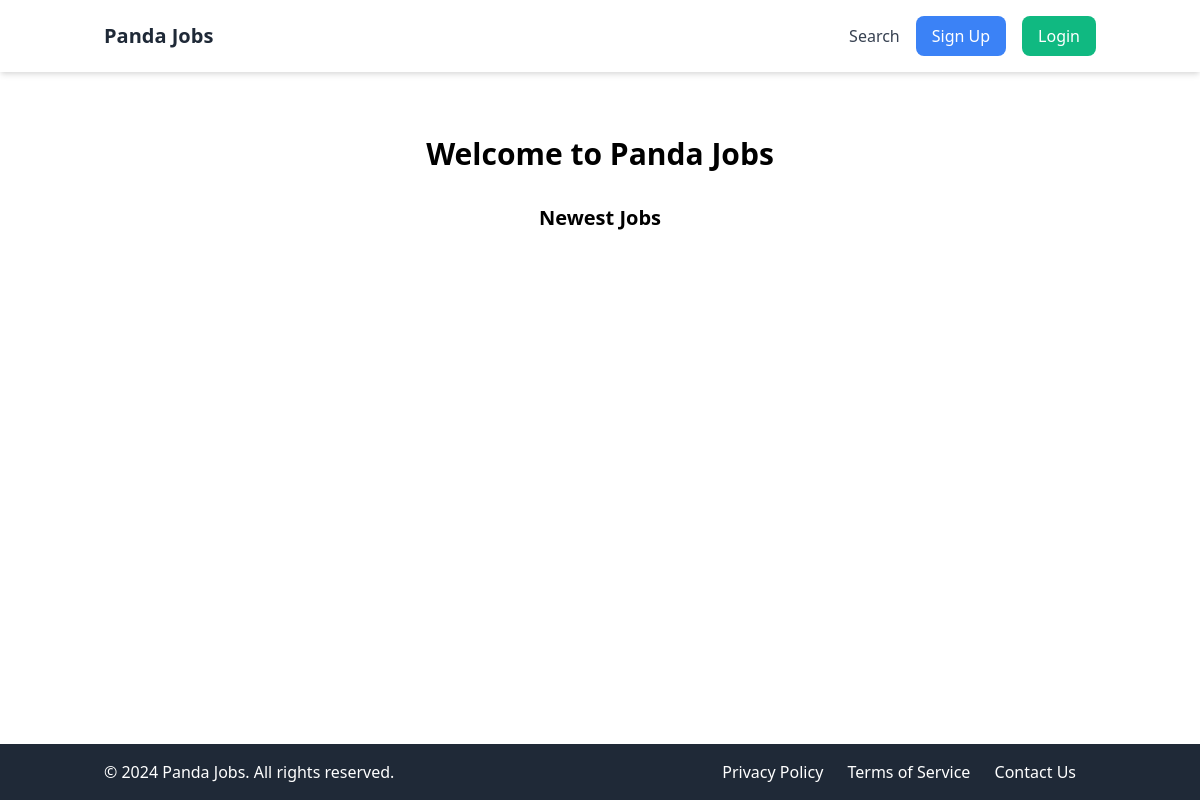
The app's page /, older data.
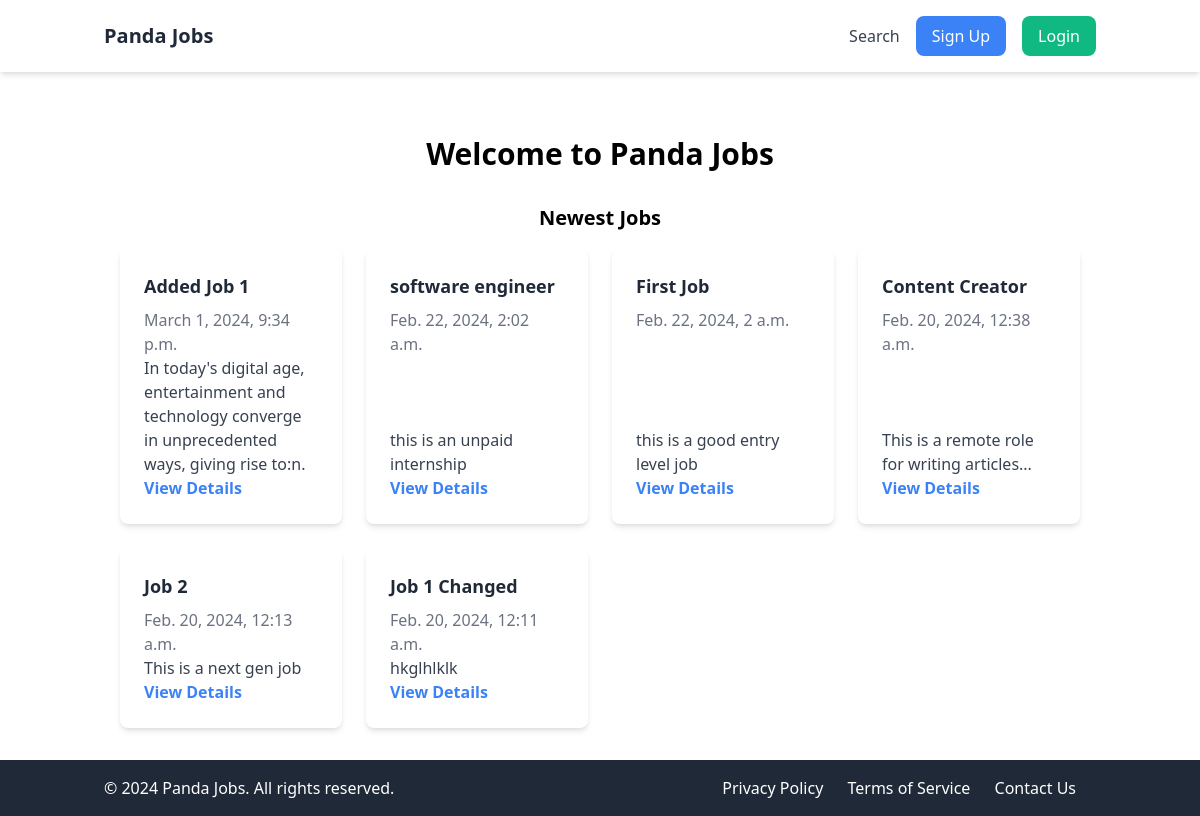
The same page, newer data.
### apps/jobs/models.py (models this page shows, shortened)
class Job(models.Model):
    SIZE_1_9 = 'size_1_9'
    SIZE_10_49 = 'size_10_49'
    SIZE_50_99 = 'size_50_99'
    SIZE_100 = 'size_100'
    SIZE_CHOICES = (
        (SIZE_1_9, '1-9'),
        (SIZE_10_49, '10-49'),
        (SIZE_50_99, '50-99'),
        (SIZE_100, '100+'),
    )
    OPEN = 'open'
    CLOSED = 'closed'
    ARCHIVED = 'archived'
    STATUS_CHOICES = (
        (OPEN, 'Open'),
        (CLOSED, 'Closed'),
        (ARCHIVED, 'Archived'),
    )
    title = models.CharField(max_length=100)
    summary = models.TextField()
    full_description = models.TextField()
    company_name = models.CharField(max_length=100)
    company_location = models.CharField(max_length=100, blank=True, null=True)
    company_size = models.CharField(max_length=20, choices=SIZE_CHOICES, default=SIZE_1_9)
    created_by= models.ForeignKey(User, related_name='jobs', on_delete=models.CASCADE)
    created_at = models.DateTimeField(auto_now_add=True)
    updated_at = models.DateTimeField(auto_now=True)
    status = models.CharField(max_length=20, choices=STATUS_CHOICES, default=OPEN)

### apps/core/views.py (the view)
# urls.py: path('', frontpage, name='frontpage'),
def frontpage(request):
    jobs = Job.objects.filter(status=Job.OPEN).order_by('-created_at')[0:10]
    return render(request, 'frontpage.html', {'jobs':jobs})

### apps/notifications/context_processors.py (called while the page is built)
def notification(request):
    if request.user.is_authenticated:
        return {'notifications': request.user.notifications.filter(is_read=False)}
    else:
        return {'notifications': []}

### apps/core/templates/frontpage.html (shortened to what this page needs)
{% extends 'base.html' %}
{% block content %}
    <div class="container mx-auto px-4">
        <h1 class="text-3xl font-bold text-center my-8">Welcome to Panda Jobs</h1>
        <h2 class="text-xl font-semibold text-center mb-4">Newest Jobs</h2>
        <div class="grid grid-cols-1 sm:grid-cols-2 md:grid-cols-3 lg:grid-cols-4 gap-6">
            {% for job in jobs %}
                <div class="bg-white shadow-md rounded-lg overflow-hidden h-full">
                    <div class="p-6 h-full flex flex-col justify-between">
                        <div>
                            <div class="font-semibold text-lg text-gray-800 mb-2">{{ job.title }}</div>
                            <div class="text-gray-500">{{ job.created_at }}</div>
                        </div>
                        <div>
                            <p class="text-gray-700">{{ job.summary }}</p>
                            <div class="mt-auto">
                                <a href="{% url 'job_detail' job.id %}" class="text-blue-500 font-semibold hover:underline">View Details</a>
                            </div>
                        </div>
                    </div>
                </div>
            {% endfor %}
        </div>
    </div>
{% endblock %}

Row changes from the older to the newer data that the page shows:
now on this page (row edited): Job: title "Added Job 1", created_at "March 1, 2024, 9:34 p.m.", summary "In today's digital age, entertainment and technology converge in unprecedented ways, giving rise to:n."
now on this page (row edited): Job: title "software engineer", created_at "Feb. 22, 2024, 2:02 a.m.", summary "this is an unpaid internship"
now on this page (row edited): Job: title "First Job", created_at "Feb. 22, 2024, 2 a.m.", summary "this is a good entry level job"
now on this page (row edited): Job: title "Content Creator", created_at "Feb. 20, 2024, 12:38 a.m.", summary "This is a remote role for writing articles..."
now on this page (row edited): Job: title "Job 2", created_at "Feb. 20, 2024, 12:13 a.m.", summary "This is a next gen job"
now on this page (row edited): Job: title "Job 1 Changed", created_at "Feb. 20, 2024, 12:11 a.m.", summary "hkglhlklk"
